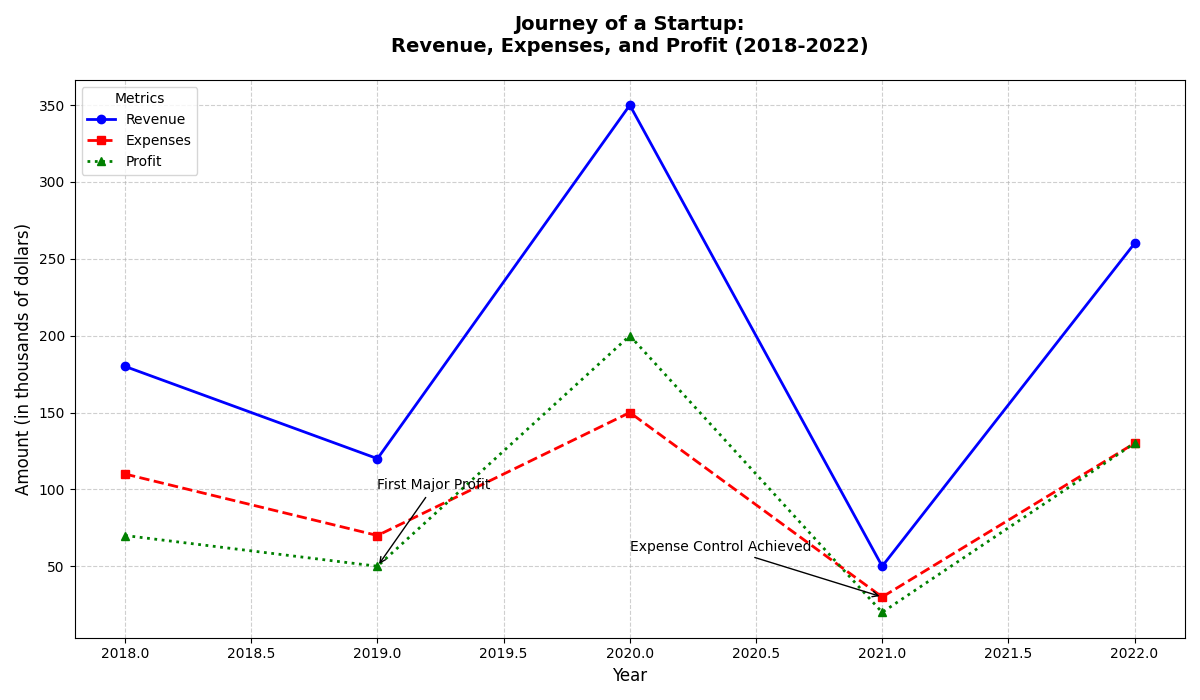

The script that drew this image:
import matplotlib.pyplot as plt
import numpy as np

# Define years
years = np.arange(2018, 2023)

# Alter metrics: Shuffle some values within Revenue, Expenses, and Profit
revenue = np.array([180, 120, 350, 50, 260])  # Shuffled values
expenses = np.array([110, 70, 150, 30, 130])  # Shuffled values
profit = np.array([70, 50, 200, 20, 130])  # Shuffled values

fig, ax = plt.subplots(figsize=(12, 7))

# Plot each line with different styles
ax.plot(years, revenue, marker='o', linestyle='-', linewidth=2, color='blue', label='Revenue')
ax.plot(years, expenses, marker='s', linestyle='--', linewidth=2, color='red', label='Expenses')
ax.plot(years, profit, marker='^', linestyle=':', linewidth=2, color='green', label='Profit')

# Add labels and title
ax.set_xlabel('Year', fontsize=12)
ax.set_ylabel('Amount (in thousands of dollars)', fontsize=12)
ax.set_title("Journey of a Startup:\nRevenue, Expenses, and Profit (2018-2022)", fontsize=14, fontweight='bold', pad=20)

# Adding a legend
ax.legend(title='Metrics', loc='upper left', fontsize=10)

# Adding grid for better readability
ax.grid(True, linestyle='--', alpha=0.6)

# Annotate specific data points
ax.annotate('First Major Profit', xy=(2019, profit[1]), xytext=(2019, profit[1] + 50),
            arrowprops=dict(facecolor='black', arrowstyle='->'), fontsize=10)
ax.annotate('Expense Control Achieved', xy=(2021, expenses[3]), xytext=(2020, expenses[3] + 30),
            arrowprops=dict(facecolor='black', arrowstyle='->'), fontsize=10)

# Adjust layout to prevent overlap
plt.tight_layout()

# Display the plot
plt.show()
